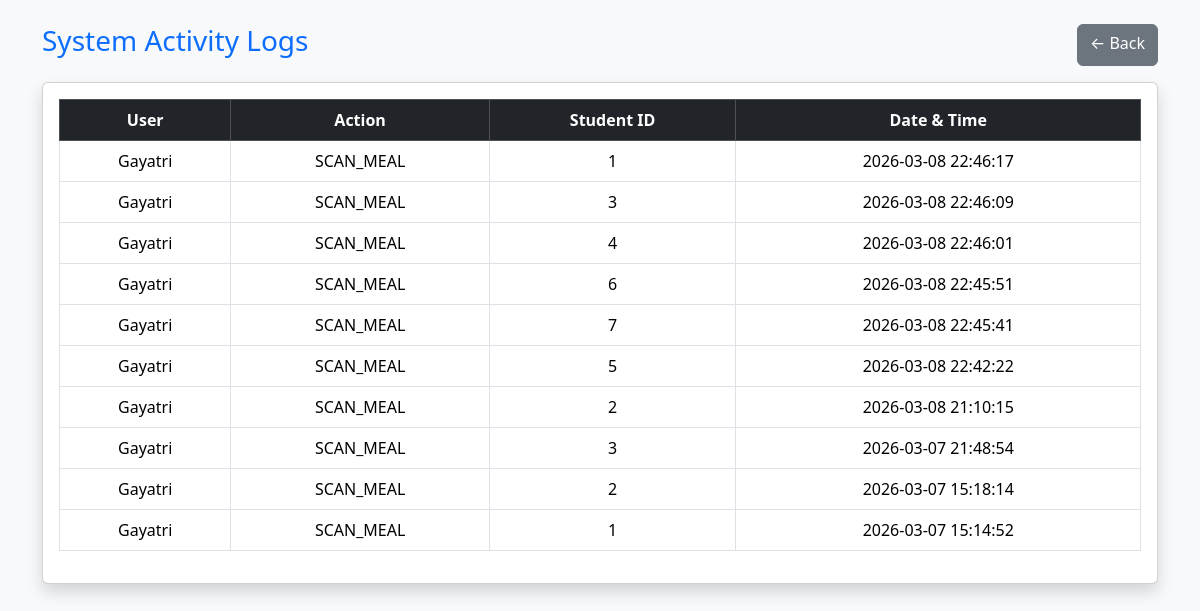
The page /activity_logs (signed in) on the database its author committed.
### tables this page shows
CREATE TABLE activity_logs (
            id INTEGER PRIMARY KEY AUTOINCREMENT,
            user TEXT,
            action TEXT,
            student_id INTEGER,
            timestamp TEXT
        );

### app.py (the view)
@app.route("/activity_logs")
@login_required
@admin_required
def activity_logs():
    conn = get_db()
    cursor = conn.cursor()
    cursor.execute("""
        SELECT user, action, student_id, timestamp
        FROM activity_logs
        ORDER BY id DESC
    """)
    logs = cursor.fetchall()
    conn.close()
    return render_template("activity_logs.html", logs=logs)

### app.py (called while the page is built)
def get_db():
    conn = sqlite3.connect(DATABASE)
    conn.execute("PRAGMA foreign_keys = ON")
    return conn

def login_required(f):
    @wraps(f)
    def wrapper(*args, **kwargs):
        if "user_id" not in session:
            flash("Please login first", "warning")
            return redirect(url_for("login"))
        return f(*args, **kwargs)
    return wrapper

def admin_required(f):
    @wraps(f)
    def wrapper(*args, **kwargs):
        if session.get("role") != "admin":
            flash("Admin access only!", "danger")
            return redirect(url_for("staff_dashboard"))
        return f(*args, **kwargs)
    return wrapper

### templates/activity_logs.html (shortened to what this page needs)
<!DOCTYPE html>
<html>
<head>
    <link href="https://cdn.jsdelivr.net/npm/bootstrap@5.3.2/dist/css/bootstrap.min.css" rel="stylesheet">
</head>
<body class="bg-light">
<div class="container mt-4">
    <div class="d-flex justify-content-between mb-3">
        <h3 class="text-primary">System Activity Logs</h3>
        <a href="/admin_dashboard" class="btn btn-secondary">← Back</a>
    </div>
    <div class="card shadow p-3">
        <table class="table table-bordered text-center">
            <thead class="table-dark">
                <tr>
                    <th>User</th>
                    <th>Action</th>
                    <th>Student ID</th>
                    <th>Date & Time</th>
                </tr>
            </thead>
            <tbody>
                {% for log in logs %}
                <tr>
                    <td>{{ log[0] }}</td>
                    <td>{{ log[1] }}</td>
                    <td>{{ log[2] }}</td>
                    <td>{{ log[3] }}</td>
                </tr>
                {% else %}
                <tr>
                    <td colspan="4" class="text-muted">No activity recorded</td>
                </tr>
                {% endfor %}
            </tbody>
        </table>
    </div>
</div>
</body>
</html>

### rows shown on the page
activity_logs: user "Gayatri", action "SCAN_MEAL", student "1", timestamp "2026-03-08 22:46:17"
activity_logs: user "Gayatri", action "SCAN_MEAL", student "3", timestamp "2026-03-08 22:46:09"
activity_logs: user "Gayatri", action "SCAN_MEAL", student "4", timestamp "2026-03-08 22:46:01"
activity_logs: user "Gayatri", action "SCAN_MEAL", student "6", timestamp "2026-03-08 22:45:51"
activity_logs: user "Gayatri", action "SCAN_MEAL", student "7", timestamp "2026-03-08 22:45:41"
activity_logs: user "Gayatri", action "SCAN_MEAL", student "5", timestamp "2026-03-08 22:42:22"
activity_logs: user "Gayatri", action "SCAN_MEAL", student "2", timestamp "2026-03-08 21:10:15"
activity_logs: user "Gayatri", action "SCAN_MEAL", student "3", timestamp "2026-03-07 21:48:54"
activity_logs: user "Gayatri", action "SCAN_MEAL", student "2", timestamp "2026-03-07 15:18:14"
activity_logs: user "Gayatri", action "SCAN_MEAL", student "1", timestamp "2026-03-07 15:14:52"
